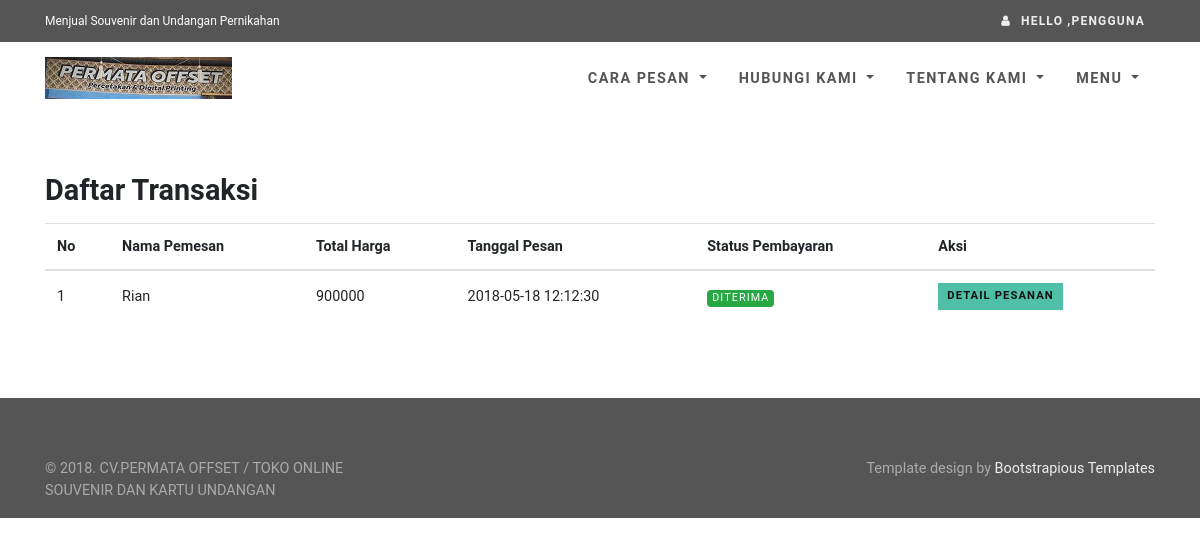
The app's page /daftar-transaksi.php (signed in), older data.
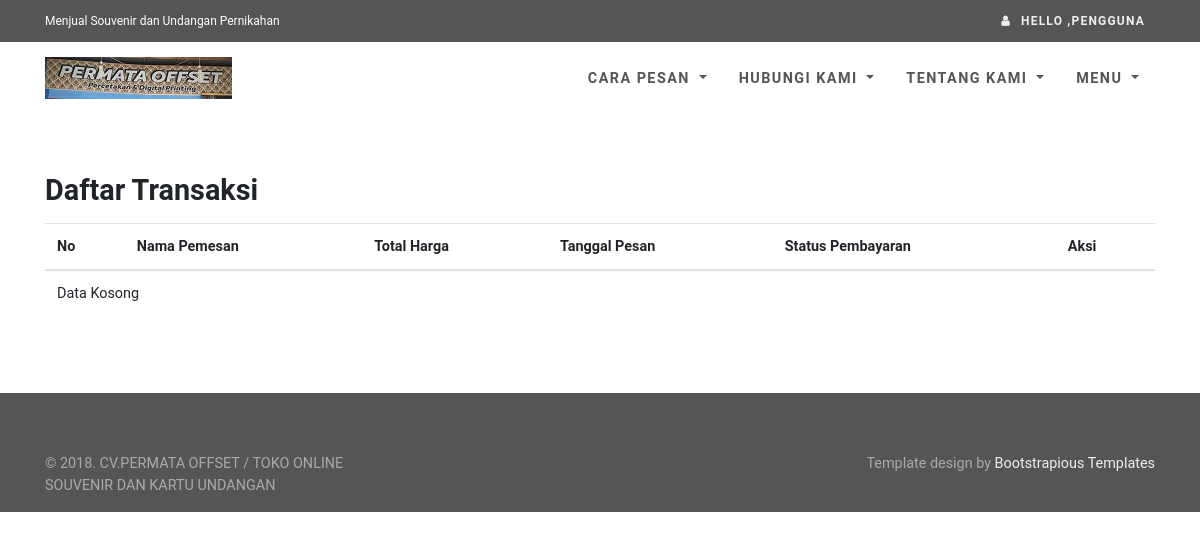
The same page, newer data.
### tables this page shows
CREATE TABLE `tbl_pemesanan` (
  `id_pemesanan` varchar(100) NOT NULL,
  `nama_pemesan` varchar(200) NOT NULL,
  `alamat_pemesan` varchar(255) NOT NULL,
  `no_telp` varchar(14) NOT NULL,
  `id_user` int(11) NOT NULL,
  `total_harga` int(11) NOT NULL,
  `jumlah_pesan` int(11) NOT NULL,
  `id_produk` int(11) NOT NULL,
  `tgl_pesan` timestamp NOT NULL DEFAULT CURRENT_TIMESTAMP ON UPDATE CURRENT_TIMESTAMP,
  `id_kota` int(11) DEFAULT NULL,
  PRIMARY KEY (`id_pemesanan`)
);

### db.php (called while the page is built, shortened)
<?php
class Sparrow {
    protected $where;
    protected $sql;
    protected $db;
    protected $db_type;
    protected $stats;
    public $is_cached = false;
    public $stats_enabled = false;
    public $key_prefix = '';
    public function build($sql, $input) {
        return (strlen($input) > 0) ? ($sql.' '.$input) : $sql;
    }
    public function parseConnection($connection) {
        $url = parse_url($connection);
        $cfg = array();
        $cfg['type'] = isset($url['scheme']) ? $url['scheme'] : $url['path'];
        $cfg['hostname'] = isset($url['host']) ? $url['host'] : null;
        $cfg['database'] = isset($url['path']) ? substr($url['path'],1) : null;
        $cfg['username'] = isset($url['user']) ? $url['user'] : null;
        $cfg['password'] = isset($url['pass']) ? $url['pass'] : null;
        $cfg['port'] = isset($url['port']) ? $url['port'] : null;
        return $cfg;
    }
    public function reset() {
        $this->where = '';
        $this->order = '';
        $this->groups = '';
        $this->having = '';
        $this->limit = '';
        $this->offset = '';
        $this->sql = '';
    }
    protected function parseCondition($field, $value = null, $join = '', $escape = true) {
        if (is_string($field)) {
            $operator = '';
            if (!empty($operator)) {
                switch ($operator) {
                    case '%':
                        $condition = ' LIKE ';
                        break;
                    case '!%':
                        $condition = ' NOT LIKE ';
                        break;
                    case '@':
                        $condition = ' IN ';
                        break;
                    case '!@':
                        $condition = ' NOT IN ';
                        break;
                    default:
                        $condition = $operator;
                }
            }
            else {
                $condition = '=';
            }
            if (is_array($value)) {
                if (strpos($operator, '@') === false) $condition = ' IN ';
                $value = '('.implode(',', array_map(array($this, 'quote'), $value)).')';
            }
            else {
                $value = ($escape && !is_numeric($value)) ? $this->quote($value) : $value;
            }
            return $join.' '.str_replace('|', '', $field).$condition.$value;
        }
        else if (is_array($field)) {
            $str = '';
            foreach ($field as $key => $value) {
                $str .= $this->parseCondition($key, $value, $join, $escape);
                $join = '';
            }
            return $str;
        }
        else {
            throw new Exception('Invalid where condition.');
        }
    }
    public function from($table, $reset = true) {
        $this->table = $table;
        return $this;
    }
    public function join($table, array $fields, $type = 'INNER') {
        return $this;
    }
    public function leftJoin($table, array $fields) {
        return $this->join($table, $fields, 'LEFT OUTER');
    }
    public function where($field, $value = null) {
        $join = (empty($this->where)) ? 'WHERE' : '';
        $this->where .= $this->parseCondition($field, $value, $join);
        return $this;
    }
    public function limit($limit, $offset = null) {
        return $this;
    }
    public function distinct($value = true) {
        $this->distinct = ($value) ? 'DISTINCT' : '';
        return $this;
    }
    public function select($fields = '*', $limit = null, $offset = null) {
        $fields = (is_array($fields)) ? implode(',', $fields) : $fields;
        return $this;
    }
    public function sql($sql = null) {
        if ($sql !== null) {
            $this->sql = trim(
                (is_array($sql)) ?
                    array_reduce($sql, array($this, 'build')) :
                    $sql
            );
            return $this;
        }
        return $this->sql;
    }
    public function setDb($db) {
        $this->db = null;
        if (is_string($db)) {
            $this->setDb($this->parseConnection($db));
        }
        else if (is_array($db)) {
            switch ($db['type']) {
                case 'mysqli':
                    $this->db = new mysqli(
                        $db['hostname'],
                        $db['username'],
                        $db['password'],
                        $db['database']
                    );
                    break;
            }
            $this->db_type = $db['type'];
        }
    }
    public function execute($key = null, $expire = 0) {
        $result = null;
        $this->is_cached = false;
        if (!empty($this->sql)) {
            $error = null;
            switch ($this->db_type) {
                case 'mysqli':
                    $result = $this->db->query($this->sql);
                    break;
            }
        }
        return $result;
    }
    public function many($key = null, $expire = 0) {
        $data = array();
        $result = $this->execute($key, $expire);
        if ($this->is_cached) {
            $data = $result;
            if ($this->stats_enabled) {
                $this->stats['cached'][$this->key_prefix.$key] = $this->sql;
            }
        }
        else {
            switch ($this->db_type) {
                case 'mysqli':
                    if (function_exists('mysqli_fetch_all')) {
                        $data = $result->fetch_all(MYSQLI_ASSOC);
                    }
                    else {
                        while ($row = $result->fetch_assoc()) {
                            $data[] = $row;
                        }
                    }
                    break;
            }
        }
        return $data;
    }
}

### daftar-transaksi.php (the view, shortened to what the changed rows need)
<?php
require "koneksi.php";
include "template/head.php";
?>
<body>
<div id="all">
<?php
$tableConf = array(
	array(
		"name"		=>	"nama_pemesan",
		"caption"	=>	"Nama Pemesan"
	),
	array(
		"name"		=>	"total_harga",
		"caption"	=>	"Total Harga"
	),
	array(
		"name"		=>	"tgl_pesan",
		"caption"	=>	"Tanggal Pesan"
	),
	array(
		"name"		=>	"status_pembayaran",
		"caption"	=>	"Status Pembayaran"
	)
);
if(isset($_GET['id_pemesanan'])){
	$detail = $db->from('tbl_pemesanan')
	    ->leftJoin('tbl_pembayaran', array('tbl_pemesanan.id_pemesanan' => 'tbl_pembayaran.id_pemesanan'))
	    ->join('tbl_produk', array('tbl_pemesanan.id_produk' => 'tbl_produk.id_produk'))
	    ->join('tbl_kota', array('tbl_pemesanan.id_kota' => 'tbl_kota.id_kota'))
		->where('tbl_pemesanan.id_pemesanan',$_GET['id_pemesanan'])
	    ->where('id_user',$_SESSION['id_user'])
	    ->select(array('tbl_pemesanan.*','tbl_pembayaran.status_pembayaran','tbl_produk.*','tbl_kota.*'))
	    ->one();
}else $dataTable = $db->from('tbl_pemesanan')
		->distinct()
	    ->leftJoin('tbl_pembayaran', array('tbl_pemesanan.id_pemesanan' => 'tbl_pembayaran.id_pemesanan'))
	    ->where('id_user',$_SESSION['id_user'])
	    ->select(array('tbl_pemesanan.*','tbl_pembayaran.status_pembayaran'))
	    ->many();
?>
<div id="content">
<div class="container">
<div class="row bar mb-0">
<div class="col-md-12">
<?php
if(isset($_GET['id_pemesanan'])){
$foto = $db->from('tbl_foto_produk')->where('id_produk',$detail['id_produk'])->select()->many();
?>
<h2>Produk Yang Dipesan</h2>
<div class="products-big">
<div class="row products">
<?php
foreach($foto as $f){
?>
	<div class="col-md-4 col-xs-12">
	<div class="product">
	  <div class="image"><img src="<?php echo $base_url; ?>/produk/<?php echo $f['foto_produk']; ?>" alt="" class="img-fluid image1"></div>
	</div>
  </div>
<?php
}
?>
</div>
</div>
<h2>Detail Transaksi</h2>
<?php
	if(empty($detail)){
		alert('danger','Transaksi tidak ditemukan');
	}else{
		$detailForm = array(
				array(
					"name"	=>	"input_group",
					"list"	=>	array(
						array(
							"name"	=>	"nama_pemesan",
							"label"	=>	"Nama Pemesan",
							"type"	=>	"input",
							"inputType"	=>	"text",
							"col"	=>	"12",
							"value"	=>  $detail['nama_pemesan'],
							"readonly"	=> true
						),
						array(
							"name"	=>	"id_kota",
							"label"	=>	"Kota Tujuan",
							"type"	=>	"input",
							"inputType"	=>	"text",
							"col"	=> "12",
							"value"	=>  $detail['nm_kota']." (Biaya pengiriman ".$detail['tarif'].")",
							"readonly"	=> true
						),
						array(
							"name"	=>	"alamat_pemesan",
							"label"	=>	"Alamat Pemesan",
							"type"	=>	"textarea",
							"inputType"	=>	"text",
							"col"	=> "12",
							"value"	=>  $detail['alamat_pemesan'],
							"readonly"	=> true
						),
						array(
							"name"	=>	"no_telp",
							"label"	=>	"Nomor Telepon",
							"type"	=>	"input",
							"inputType"	=>	"text",
							"col"	=> "6",
							"value"	=>  $detail['no_telp'],
							"readonly"	=> true
						),
						array(
							"name"	=>	"harga",
							"label"	=>	"Harga Produk",
							"type"	=>	"input",
							"inputType"	=>	"number",
							"readonly"	=> true,
							"col"	=> "3",
							"value"	=>  $detail['harga'],
							"readonly"	=> true
						),
						array(
							"name"	=>	"jumlah_pesan",
							"label"	=>	"Jumlah Pesan",
							"type"	=>	"input",
							"inputType"	=>	"number",
							"readonly"	=> true,
							"col"	=> "3",
							"value"	=>  $detail['jumlah_pesan'],
							"readonly"	=> true
						),
						array(
							"name"	=>	"total_harga",
							"label"	=>	"Total Harga",
							"type"	=>	"input",
							"inputType"	=>	"number",
							"value"	=> $detail['total_harga'],
							"readonly"	=> true,
							"col"	=> "12",
							"readonly"	=> true
						)
					)
				)
			);
		formGenerator($detailForm);
		if($detail['jenis_produk'] == 'Undangan'){
		$dataUndangan = $db->from('tbl_detail_pesanan')->where('id_pemesanan',$_GET['id_pemesanan'])->select()->one();
			?>
<h2>Detail Undangan</h2>
<label for="nama_mempelai"><b>Nama Mempelai</b></label>
<p class="form-control"><?php echo $dataUndangan['nama_mempelai']; ?></p>
<label for="nama_orangtua"><b>Nama Orang Tua</b></label>
<p class="form-control"><?php echo $dataUndangan['nama_orangtua']; ?></p>
<label for="tgl_akadnikah"><b>Tanggal Akad Nikah</b></label>
<p class="form-control"><?php echo $dataUndangan['tgl_akadnikah']; ?></p>
<label for="tgl_resepsi"><b>Tanggal Resepsi</b></label>
<p class="form-control"><?php echo $dataUndangan['tgl_resepsi']; ?></p>
<label for="waktu_akadnikah"><b>Jam Akad Nikah</b></label>
<p class="form-control"><?php echo $dataUndangan['waktu_akadnikah']; ?></p>
<label for="waktu_resepsi"><b>Jam Resepsi</b></label>
<p class="form-control"><?php echo $dataUndangan['waktu_resepsi']; ?></p>
<label for="alamat_akadnikah"><b>Alamat Akad Nikah</b></label>
<p class="form-control"><?php echo $dataUndangan['alamat_akadnikah']; ?></p>
<label for="alamat_resepsi"><b>Alamat Resepsi</b></label>
<p class="form-control"><?php echo $dataUndangan['alamat_resepsi']; ?></p>
<label for="anggota_keluarga"><b>Anggota Keluarga Yang Mengundang</b></label>
<p class="form-control"><?php echo $dataUndangan['anggota_keluarga']; ?></p>
<label for="foto_lokasi"><b>Foto Denah Lokasi</b></label>
<p class="form-control"><?php echo "<img src='".$base_url."/lokasi/".$dataUndangan['foto_lokasi']."' width='300' height='300'/>" ?></p>
		<?php
	}
	echo '<a class="btn btn-success" href="daftar-transaksi.php">Kembali >></a>';
}
}else{
?>
<h2>Daftar Transaksi</h2>
<div class="table-responsive">
<table class="table table-hover">
<thead>
<tr>
<th>No</th>
<?php
foreach($tableConf as $t){
	echo "<th>".$t['caption']."</th>";
}
?>
<th colspan=2>Aksi</th>
</tr>
</thead>
<tbody>
<?php
$no = 1;
if(count($dataTable) == 0){
	echo "<tr><td colspan=".(count($tableConf)+2).">Data Kosong</td></tr>";
}else{
	foreach($dataTable as $r){
		echo "
			<tr>
				<td>".$no."</td>";
		foreach($tableConf as $t){
			if($t['name'] == 'status_pembayaran'){
				if($r['status_pembayaran'] == null){
					echo "<td><span class='badge badge-danger'>Belum Bayar</span></td>";
				}else if($r['status_pembayaran'] == 'Diterima'){
					echo "<td><span class='badge badge-success'>".$r['status_pembayaran']."</span></td>";
				}else if($r['status_pembayaran'] == 'Diproses'){
					echo "<td><span class='badge badge-info'>".$r['status_pembayaran']."</span></td>";
				}else if($r['status_pembayaran'] == 'Ditolak'){
					echo "<td><span class='badge badge-danger'>".$r['status_pembayaran']."</span></td>";
				}
			}
			else echo "<td>".$r[$t['name']]."</td>";
		}
		$no++;
		echo "<td><a class='btn btn-sm btn-primary' href='daftar-transaksi.php?id_pemesanan=".$r['id_pemesanan']."'>Detail Pesanan</a></td>";
	}
}
?>
</tbody>
</table>
</div>
<?php
	}
?>
</div>
</div>
</div>
</div>
</body>
</html>

Row changes from the older to the newer data that the page shows:
removed tbl_pemesanan: nama_pemesan "Rian", total_harga "900000", tgl_pesan "2018-05-18 12:12:30", status_pembayaran "DITERIMA"
Text that changed along with them:
text now shown: "Data Kosong"
